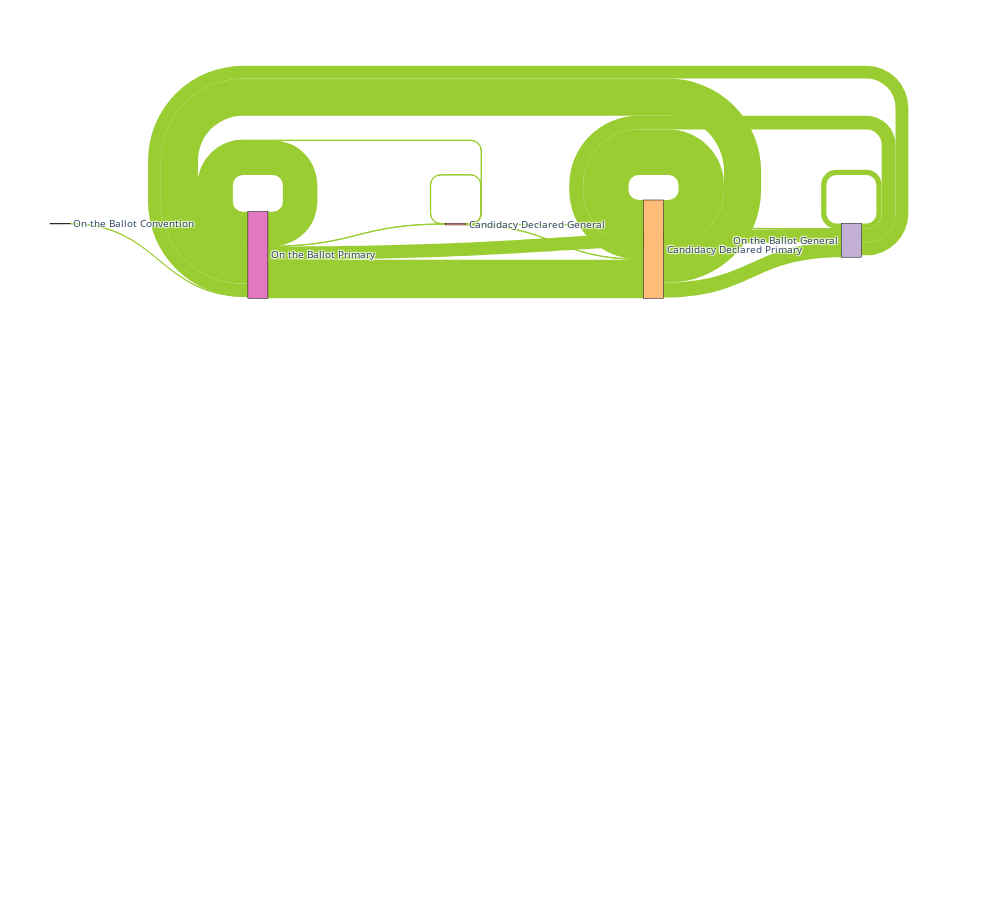

The notebook cell saved with this chart:
### Code cell
# Extract data
nodes = list(AG_status.nodes)
node_indices = {node: i for i, node in enumerate(nodes)}
links = []

for u, v, data in AG_status.edges(data=True):
    links.append({
        'source': node_indices[u],
        'target': node_indices[v],
        'value': data['weight']
    })

# Define custom colors for nodes and links
node_colors = forty_colors[:len(nodes)]
link_colors = ["yellowgreen"] * len(AG_status.edges)

width = 1000
height = 900
pad = 15
ti3S=f"Status attribute image graph corresponding to the node-attributed Senate hyperlink graph as a Sankey diagram <br>with attribute assortativity coefficient equal to {aac:.2f}<br>as a Sankey diagram."
print(ti3S)

fig = go.Figure(data=[go.Sankey(
    node=dict(
        pad=15,
        thickness=20,
        line=dict(color="black", width=0.5),
        label=nodes,
        color=node_colors
    ),
    link=dict(
        source=[link['source'] for link in links],
        target=[link['target'] for link in links],
        value=[link['value'] for link in links],
        color=link_colors
    )
)])


fig.update_layout(
    #title_text=ti3S,
    title_x=0.5,
    title_font=dict(size=12),  # Reduced title font size
    font=dict(size=10),
    width=width,
    height=height,
    margin=dict(t=200, b=50, l=50, r=50)  # Increased top margin
)

fig.write_html("output_graphs/senate_status_sankey_diagram.html")
fig.show()

### Figure 1 — Plotly figure (JSON) as saved in the notebook; plotly's stock layout.template omitted (floating-point values rounded to 4 significant figures)
{"data": [{"link": {"color": ["yellowgreen", "yellowgreen", "yellowgreen", "yellowgreen", "yellowgreen", "yellowgreen", "yellowgreen", "yellowgreen", "yellowgreen", "yellowgreen", "yellowgreen", "yellowgreen", "yellowgreen", "yellowgreen", "yellowgreen"], "source": [6, 6, 6, 6, 10, 11, 11, 11, 13, 13, 13, 13, 14, 14, 14], "target": [6, 11, 14, 13, 6, 6, 11, 14, 14, 13, 11, 6, 6, 11, 14], "value": [92, 103, 35, 1, 1, 99, 121, 40, 1, 1, 1, 1, 34, 37, 14]}, "node": {"color": ["#1f77b4", "#ff7f0e", "#2ca02c", "#d62728", "#9467bd", "#8c564b", "#e377c2", "#7f7f7f", "#bcbd22", "#17becf", "#aec7e8", "#ffbb78", "#98df8a", "#ff9896", "#c5b0d5"], "label": ["Disqualified Primary", "Lost Primary", "Candidacy Declared (Write-in) General", "On the Ballot Round 1", "Withdrew (Write-in) Primary", "Withdrew General", "On the Ballot Primary", "Lost (Write-in) Primary", "Withdrew Primary", "Disqualified General", "On the Ballot Convention", "Candidacy Declared Primary", "Withdrew Round 1", "Candidacy Declared General", "On the Ballot General"], "line": {"color": "black", "width": 0.5}, "pad": 15, "thickness": 20}, "type": "sankey"}], "layout": {"font": {"size": 10}, "height": 900, "margin": {"b": 50, "l": 50, "r": 50, "t": 200}, "title": {"font": {"size": 12}, "x": 0.5}, "width": 1000}}
